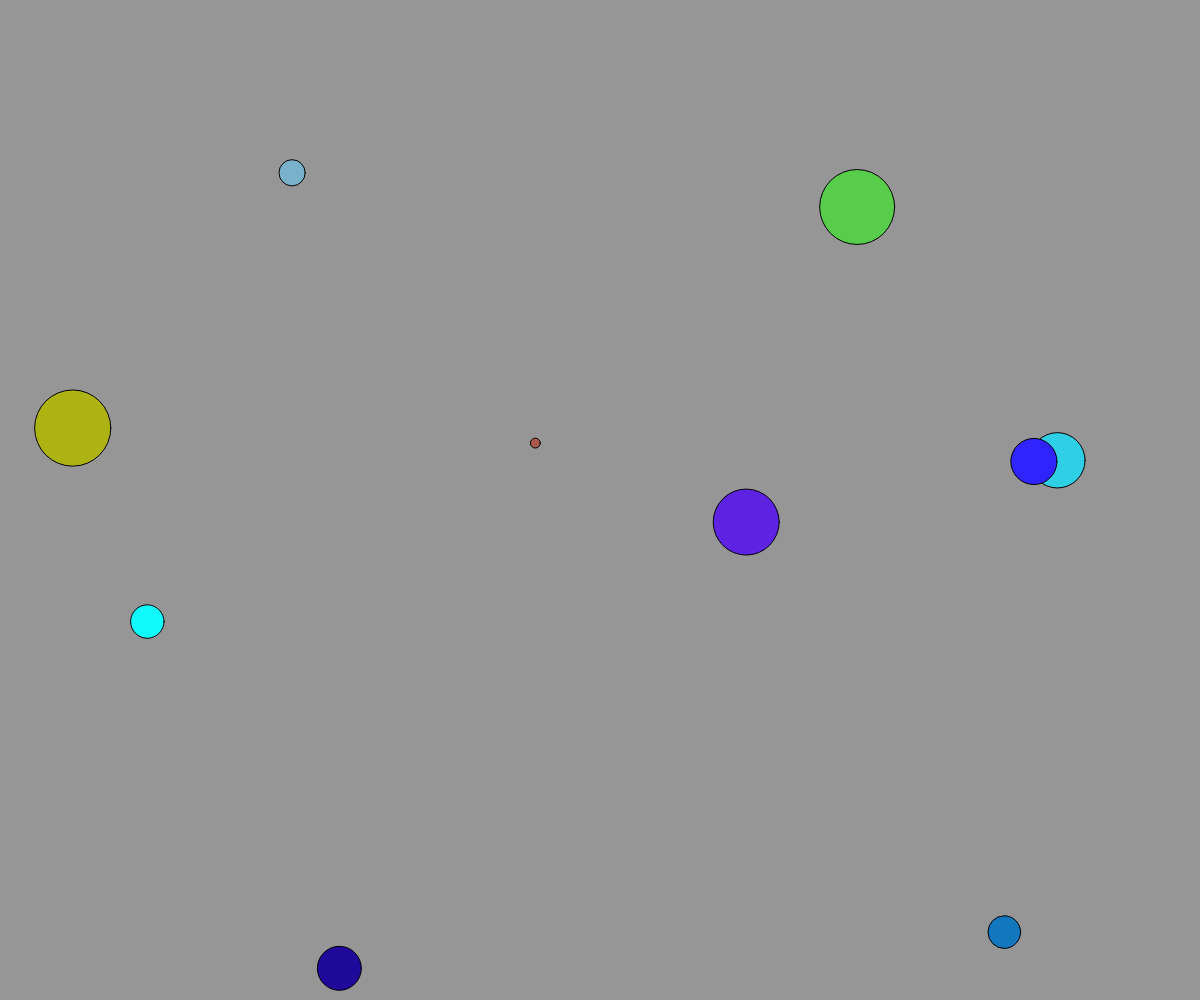
Frame 1 (no input)
Frame 60 (no input): identical to frame 1, image omitted
Frame 120 (the mouse pressed at the canvas centre since frame 60): identical to frame 1, image omitted

The p5.js sketch that drew this single still picture (run headless with seeded random() and noise() and a simulated clock; from frame 60 on, the mouse is pressed at the canvas centre):

// p5.js sketch
// ── sketch.js
// 10. Tegn 10 tilfældige punkter på dit canvas i 10 forskellige farver.
let x = 0;
let y = 0;
let d = 0;

function setup() {
  createCanvas(windowWidth, windowHeight);
  background(150);
  for (let i = 0; i < 10; i++) {
    x = random(0, width);
    y = random(0, height);
    d = random(0, 100);
    fill(random(255), random(255), random(255));
    circle(x, y, d);
  }
}

function draw() {}
